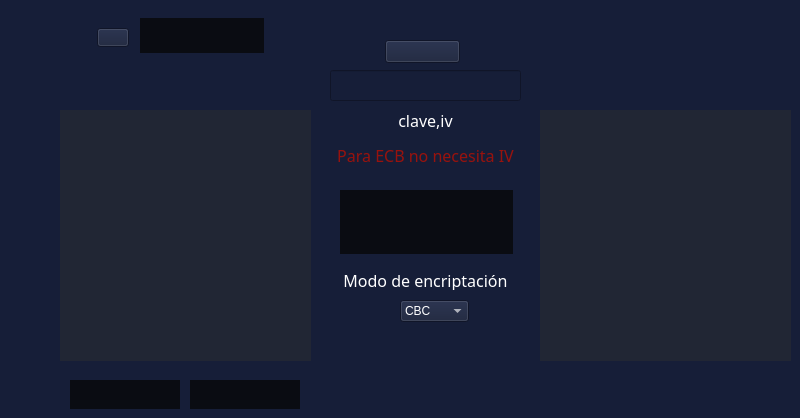
          <widget class="QWidget" name="blAesImage">
           <property name="styleSheet">
            <string notr="true">*{
	background-color: rgb(22,30,56);
}
QToolButton{
	color: rgb(255,255,255);
	background:rgb(10,12,18);
	border:none;
}
QToolButton:hover{
	background:rgb(33,38,52);
	border:none;
}
QTextEdit{
	background:rgb(255,255,255);
	border:none;
}
QLineEdit{
	color:rgb(255, 255, 255)
}</string>
           </property>
           <widget class="QToolButton" name="toolButton_32">
            <property name="geometry">
             <rect>
              <x>140</x>
              <y>18</y>
              <width>124</width>
              <height>35</height>
             </rect>
            </property>
            <property name="cursor">
             <cursorShape>PointingHandCursor</cursorShape>
            </property>
            <property name="text">
             <string/>
            </property>
            <property name="icon">
             <iconset>
              <normaloff>src/BotonesGral/Texto.png</normaloff>src/BotonesGral/Texto.png</iconset>
            </property>
            <property name="iconSize">
             <size>
              <width>124</width>
              <height>35</height>
             </size>
            </property>
           </widget>
           <widget class="QPushButton" name="pushButton_26">
            <property name="geometry">
             <rect>
              <x>97</x>
              <y>28</y>
              <width>32</width>
              <height>19</height>
             </rect>
            </property>
            <property name="text">
             <string/>
            </property>
            <property name="icon">
             <iconset>
              <normaloff>src/titulos/Aes.png</normaloff>src/titulos/Aes.png</iconset>
            </property>
            <property name="iconSize">
             <size>
              <width>32</width>
              <height>19</height>
             </size>
            </property>
           </widget>
           <widget class="QToolButton" name="aesImageDescifrar">
            <property name="geometry">
             <rect>
              <x>190</x>
              <y>380</y>
              <width>110</width>
              <height>29</height>
             </rect>
            </property>
            <property name="cursor">
             <cursorShape>PointingHandCursor</cursorShape>
            </property>
            <property name="text">
             <string/>
            </property>
            <property name="icon">
             <iconset>
              <normaloff>src/BotonesGral/Descifrar.png</normaloff>src/BotonesGral/Descifrar.png</iconset>
            </property>
            <property name="iconSize">
             <size>
              <width>110</width>
              <height>29</height>
             </size>
            </property>
           </widget>
           <widget class="QLabel" name="imagenCarga_3">
            <property name="geometry">
             <rect>
              <x>60</x>
              <y>110</y>
              <width>251</width>
              <height>251</height>
             </rect>
            </property>
            <property name="styleSheet">
             <string notr="true">background:rgb(33,38,52);</string>
            </property>
            <property name="text">
             <string/>
            </property>
           </widget>
           <widget class="QLabel" name="imagenCarga_4">
            <property name="geometry">
             <rect>
              <x>540</x>
              <y>110</y>
              <width>251</width>
              <height>251</height>
             </rect>
            </property>
            <property name="styleSheet">
             <string notr="true">background:rgb(33,38,52);</string>
            </property>
            <property name="text">
             <string/>
            </property>
           </widget>
           <widget class="QToolButton" name="aesImageCifrar">
            <property name="geometry">
             <rect>
              <x>70</x>
              <y>380</y>
              <width>110</width>
              <height>29</height>
             </rect>
            </property>
            <property name="cursor">
             <cursorShape>PointingHandCursor</cursorShape>
            </property>
            <property name="text">
             <string/>
            </property>
            <property name="icon">
             <iconset>
              <normaloff>src/BotonesGral/Cifrar.png</normaloff>src/BotonesGral/Cifrar.png</iconset>
            </property>
            <property name="iconSize">
             <size>
              <width>110</width>
              <height>29</height>
             </size>
            </property>
           </widget>
           <widget class="QLabel" name="label_24">
            <property name="geometry">
             <rect>
              <x>340</x>
              <y>270</y>
              <width>171</width>
              <height>20</height>
             </rect>
            </property>
            <property name="font">
             <font>
              <family>Bahnschrift</family>
              <pointsize>12</pointsize>
             </font>
            </property>
            <property name="styleSheet">
             <string notr="true">color:white</string>
            </property>
            <property name="text">
             <string>Modo de encriptación</string>
            </property>
            <property name="alignment">
             <set>Qt::AlignCenter</set>
            </property>
           </widget>
           <widget class="QPushButton" name="pushButton_55">
            <property name="geometry">
             <rect>
              <x>385</x>
              <y>40</y>
              <width>75</width>
              <height>23</height>
             </rect>
            </property>
            <property name="text">
             <string/>
            </property>
            <property name="icon">
             <iconset>
              <normaloff>src/BotonesGral/Clave.png</normaloff>src/BotonesGral/Clave.png</iconset>
            </property>
            <property name="iconSize">
             <size>
              <width>44</width>
              <height>18</height>
             </size>
            </property>
           </widget>
           <widget class="QLineEdit" name="claveAesImage">
            <property name="geometry">
             <rect>
              <x>330</x>
              <y>70</y>
              <width>191</width>
              <height>31</height>
             </rect>
            </property>
            <property name="font">
             <font>
              <family>Bahnschrift</family>
              <pointsize>12</pointsize>
             </font>
            </property>
            <property name="styleSheet">
             <string notr="true"/>
            </property>
            <property name="text">
             <string/>
            </property>
            <property name="alignment">
             <set>Qt::AlignCenter</set>
            </property>
           </widget>
           <widget class="QToolButton" name="aesImageGenerar">
            <property name="geometry">
             <rect>
              <x>340</x>
              <y>190</y>
              <width>173</width>
              <height>64</height>
             </rect>
            </property>
            <property name="cursor">
             <cursorShape>PointingHandCursor</cursorShape>
            </property>
            <property name="text">
             <string/>
            </property>
            <property name="icon">
             <iconset>
              <normaloff>src/BotonesGral/Generar  Clave.png</normaloff>src/BotonesGral/Generar  Clave.png</iconset>
            </property>
            <property name="iconSize">
             <size>
              <width>173</width>
              <height>64</height>
             </size>
            </property>
           </widget>
           <widget class="QLabel" name="label_25">
            <property name="geometry">
             <rect>
              <x>340</x>
              <y>110</y>
              <width>171</width>
              <height>20</height>
             </rect>
            </property>
            <property name="font">
             <font>
              <family>Bahnschrift</family>
              <pointsize>12</pointsize>
             </font>
            </property>
            <property name="styleSheet">
             <string notr="true">color:white</string>
            </property>
            <property name="text">
             <string>clave,iv</string>
            </property>
            <property name="alignment">
             <set>Qt::AlignCenter</set>
            </property>
           </widget>
           <widget class="QLabel" name="label_26">
            <property name="geometry">
             <rect>
              <x>330</x>
              <y>140</y>
              <width>191</width>
              <height>31</height>
             </rect>
            </property>
            <property name="font">
             <font>
              <family>Bahnschrift</family>
              <pointsize>12</pointsize>
             </font>
            </property>
            <property name="styleSheet">
             <string notr="true">color:rgb(152, 18, 13)</string>
            </property>
            <property name="text">
             <string>Para ECB no necesita IV</string>
            </property>
            <property name="alignment">
             <set>Qt::AlignCenter</set>
            </property>
           </widget>
           <widget class="QComboBox" name="aesImageModo">
            <property name="geometry">
             <rect>
              <x>400</x>
              <y>300</y>
              <width>69</width>
              <height>22</height>
             </rect>
            </property>
            <property name="styleSheet">
             <string notr="true">color:white</string>
            </property>
            <item>
             <property name="text">
              <string>CBC</string>
             </property>
            </item>
            <item>
             <property name="text">
              <string>CTR</string>
             </property>
            </item>
            <item>
             <property name="text">
              <string>OFB</string>
             </property>
            </item>
            <item>
             <property name="text">
              <string>ECB</string>
             </property>
            </item>
           </widget>
          </widget>
